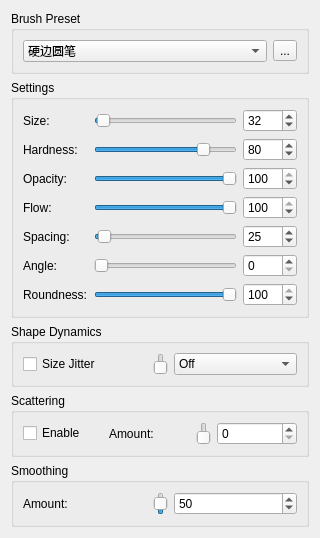
<?xml version="1.0" encoding="UTF-8"?>
<ui version="4.0">
 <class>BrushOptionsPanel</class>
 <widget class="QWidget" name="BrushOptionsPanel">
  <property name="geometry">
   <rect>
    <x>0</x>
    <y>0</y>
    <width>320</width>
    <height>420</height>
   </rect>
  </property>
  <layout class="QVBoxLayout" name="vboxRoot">
   <item>
    <widget class="QGroupBox" name="grpPreset">
     <property name="title">
      <string>Brush Preset</string>
     </property>
     <layout class="QHBoxLayout" name="hbPreset">
      <item>
       <widget class="QComboBox" name="cmbPreset">
        <item>
         <property name="text">
          <string>硬边圆笔</string>
         </property>
        </item>
        <item>
         <property name="text">
          <string>柔边圆笔</string>
         </property>
        </item>
        <item>
         <property name="text">
          <string>空气笔</string>
         </property>
        </item>
        <item>
         <property name="text">
          <string>粉笔</string>
         </property>
        </item>
        <item>
         <property name="text">
          <string>炭笔</string>
         </property>
        </item>
       </widget>
      </item>
      <item>
       <widget class="QToolButton" name="btnPicker">
        <property name="text">
         <string>...</string>
        </property>
       </widget>
      </item>
     </layout>
    </widget>
   </item>
   <item>
    <widget class="QGroupBox" name="grpSettings">
     <property name="title">
      <string>Settings</string>
     </property>
     <layout class="QGridLayout" name="gridSettings">
      <item row="0" column="0">
       <widget class="QLabel" name="lblSize">
        <property name="text">
         <string>Size:</string>
        </property>
       </widget>
      </item>
      <item row="0" column="1">
       <widget class="QSlider" name="sliderSize">
        <property name="minimum">
         <number>1</number>
        </property>
        <property name="maximum">
         <number>2000</number>
        </property>
        <property name="value">
         <number>32</number>
        </property>
        <property name="orientation">
         <enum>Qt::Horizontal</enum>
        </property>
       </widget>
      </item>
      <item row="0" column="2">
       <widget class="QSpinBox" name="spinSize">
        <property name="minimum">
         <number>1</number>
        </property>
        <property name="maximum">
         <number>2000</number>
        </property>
        <property name="value">
         <number>32</number>
        </property>
       </widget>
      </item>
      <item row="1" column="0">
       <widget class="QLabel" name="lblHardness">
        <property name="text">
         <string>Hardness:</string>
        </property>
       </widget>
      </item>
      <item row="1" column="1">
       <widget class="QSlider" name="sliderHardness">
        <property name="minimum">
         <number>0</number>
        </property>
        <property name="maximum">
         <number>100</number>
        </property>
        <property name="value">
         <number>80</number>
        </property>
        <property name="orientation">
         <enum>Qt::Horizontal</enum>
        </property>
       </widget>
      </item>
      <item row="1" column="2">
       <widget class="QSpinBox" name="spinHardness">
        <property name="minimum">
         <number>0</number>
        </property>
        <property name="maximum">
         <number>100</number>
        </property>
        <property name="value">
         <number>80</number>
        </property>
       </widget>
      </item>
      <item row="2" column="0">
       <widget class="QLabel" name="lblOpacity">
        <property name="text">
         <string>Opacity:</string>
        </property>
       </widget>
      </item>
      <item row="2" column="1">
       <widget class="QSlider" name="sliderOpacity">
        <property name="minimum">
         <number>0</number>
        </property>
        <property name="maximum">
         <number>100</number>
        </property>
        <property name="value">
         <number>100</number>
        </property>
        <property name="orientation">
         <enum>Qt::Horizontal</enum>
        </property>
       </widget>
      </item>
      <item row="2" column="2">
       <widget class="QSpinBox" name="spinOpacity">
        <property name="minimum">
         <number>0</number>
        </property>
        <property name="maximum">
         <number>100</number>
        </property>
        <property name="value">
         <number>100</number>
        </property>
       </widget>
      </item>
      <item row="3" column="0">
       <widget class="QLabel" name="lblFlow">
        <property name="text">
         <string>Flow:</string>
        </property>
       </widget>
      </item>
      <item row="3" column="1">
       <widget class="QSlider" name="sliderFlow">
        <property name="minimum">
         <number>0</number>
        </property>
        <property name="maximum">
         <number>100</number>
        </property>
        <property name="value">
         <number>100</number>
        </property>
        <property name="orientation">
         <enum>Qt::Horizontal</enum>
        </property>
       </widget>
      </item>
      <item row="3" column="2">
       <widget class="QSpinBox" name="spinFlow">
        <property name="minimum">
         <number>0</number>
        </property>
        <property name="maximum">
         <number>100</number>
        </property>
        <property name="value">
         <number>100</number>
        </property>
       </widget>
      </item>
      <item row="4" column="0">
       <widget class="QLabel" name="lblSpacing">
        <property name="text">
         <string>Spacing:</string>
        </property>
       </widget>
      </item>
      <item row="4" column="1">
       <widget class="QSlider" name="sliderSpacing">
        <property name="minimum">
         <number>1</number>
        </property>
        <property name="maximum">
         <number>1000</number>
        </property>
        <property name="value">
         <number>25</number>
        </property>
        <property name="orientation">
         <enum>Qt::Horizontal</enum>
        </property>
       </widget>
      </item>
      <item row="4" column="2">
       <widget class="QSpinBox" name="spinSpacing">
        <property name="minimum">
         <number>1</number>
        </property>
        <property name="maximum">
         <number>1000</number>
        </property>
        <property name="value">
         <number>25</number>
        </property>
       </widget>
      </item>
      <item row="5" column="0">
       <widget class="QLabel" name="lblAngle">
        <property name="text">
         <string>Angle:</string>
        </property>
       </widget>
      </item>
      <item row="5" column="1">
       <widget class="QSlider" name="sliderAngle">
        <property name="minimum">
         <number>0</number>
        </property>
        <property name="maximum">
         <number>359</number>
        </property>
        <property name="value">
         <number>0</number>
        </property>
        <property name="orientation">
         <enum>Qt::Horizontal</enum>
        </property>
       </widget>
      </item>
      <item row="5" column="2">
       <widget class="QSpinBox" name="spinAngle">
        <property name="minimum">
         <number>0</number>
        </property>
        <property name="maximum">
         <number>359</number>
        </property>
        <property name="value">
         <number>0</number>
        </property>
       </widget>
      </item>
      <item row="6" column="0">
       <widget class="QLabel" name="lblRoundness">
        <property name="text">
         <string>Roundness:</string>
        </property>
       </widget>
      </item>
      <item row="6" column="1">
       <widget class="QSlider" name="sliderRoundness">
        <property name="minimum">
         <number>0</number>
        </property>
        <property name="maximum">
         <number>100</number>
        </property>
        <property name="value">
         <number>100</number>
        </property>
        <property name="orientation">
         <enum>Qt::Horizontal</enum>
        </property>
       </widget>
      </item>
      <item row="6" column="2">
       <widget class="QSpinBox" name="spinRoundness">
        <property name="minimum">
         <number>0</number>
        </property>
        <property name="maximum">
         <number>100</number>
        </property>
        <property name="value">
         <number>100</number>
        </property>
       </widget>
      </item>
     </layout>
    </widget>
   </item>
   <item>
    <widget class="QGroupBox" name="grpShape">
     <property name="title">
      <string>Shape Dynamics</string>
     </property>
     <layout class="QGridLayout" name="gridShape">
      <item row="0" column="0">
       <widget class="QCheckBox" name="chkSizeJitter">
        <property name="text">
         <string>Size Jitter</string>
        </property>
       </widget>
      </item>
      <item row="0" column="1">
       <widget class="QSlider" name="sliderSizeJitter">
        <property name="minimum">
         <number>0</number>
        </property>
        <property name="maximum">
         <number>100</number>
        </property>
        <property name="value">
         <number>0</number>
        </property>
       </widget>
      </item>
      <item row="0" column="2">
       <widget class="QComboBox" name="cmbSizeJitterControl">
        <item>
         <property name="text">
          <string>Off</string>
         </property>
        </item>
        <item>
         <property name="text">
          <string>Fade</string>
         </property>
        </item>
        <item>
         <property name="text">
          <string>Pen Pressure</string>
         </property>
        </item>
        <item>
         <property name="text">
          <string>Pen Tilt</string>
         </property>
        </item>
       </widget>
      </item>
     </layout>
    </widget>
   </item>
   <item>
    <widget class="QGroupBox" name="grpScatter">
     <property name="title">
      <string>Scattering</string>
     </property>
     <layout class="QGridLayout" name="gridScatter">
      <item row="0" column="0">
       <widget class="QCheckBox" name="chkScatter">
        <property name="text">
         <string>Enable</string>
        </property>
       </widget>
      </item>
      <item row="0" column="1">
       <widget class="QLabel" name="lblScatter">
        <property name="text">
         <string>Amount:</string>
        </property>
       </widget>
      </item>
      <item row="0" column="2">
       <widget class="QSlider" name="sliderScatter">
        <property name="minimum">
         <number>0</number>
        </property>
        <property name="maximum">
         <number>1000</number>
        </property>
        <property name="value">
         <number>0</number>
        </property>
       </widget>
      </item>
      <item row="0" column="3">
       <widget class="QSpinBox" name="spinScatter">
        <property name="minimum">
         <number>0</number>
        </property>
        <property name="maximum">
         <number>1000</number>
        </property>
        <property name="value">
         <number>0</number>
        </property>
       </widget>
      </item>
     </layout>
    </widget>
   </item>
   <item>
    <widget class="QGroupBox" name="grpSmoothing">
     <property name="title">
      <string>Smoothing</string>
     </property>
     <layout class="QHBoxLayout" name="hbSmoothing">
      <item>
       <widget class="QLabel" name="lblSmoothAmount">
        <property name="text">
         <string>Amount:</string>
        </property>
       </widget>
      </item>
      <item>
       <widget class="QSlider" name="sliderSmoothAmount">
        <property name="minimum">
         <number>0</number>
        </property>
        <property name="maximum">
         <number>100</number>
        </property>
        <property name="value">
         <number>50</number>
        </property>
       </widget>
      </item>
      <item>
       <widget class="QSpinBox" name="spinSmoothAmount">
        <property name="minimum">
         <number>0</number>
        </property>
        <property name="maximum">
         <number>100</number>
        </property>
        <property name="value">
         <number>50</number>
        </property>
       </widget>
      </item>
     </layout>
    </widget>
   </item>
  </layout>
 </widget>
 <resources/>
 <connections/>
</ui>
